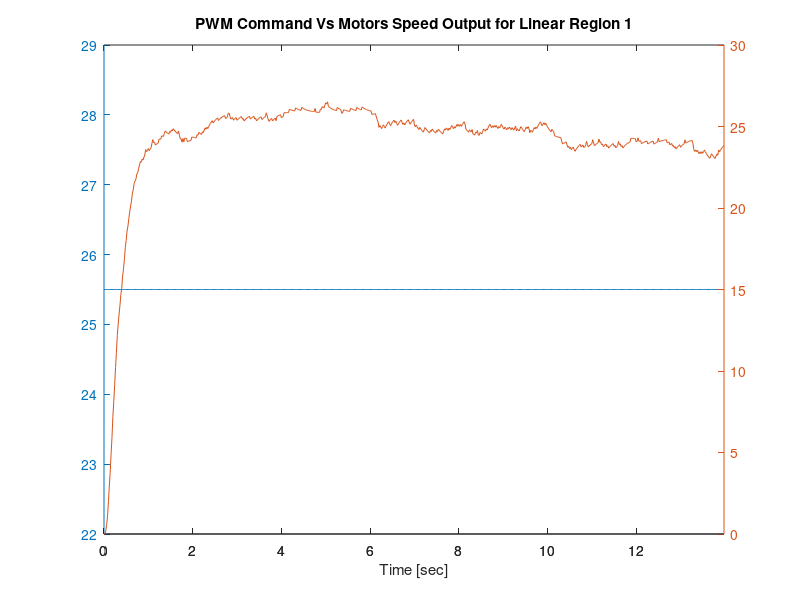

The MATLAB script that drew this image:

%BookTitle: Digital Twin Development and Deployment On Cloud Using Matlab
%SimScape
%Chapter: 9
%Section: 5
%Authors: Nassim Khaled and Bibin Pattel
%Last Modified: 09/10/2019

clc
clear all

%% Initialize the Simscape Motor Plant Tunable Parameters

ET_Armature_Resistance = 0.1;
ET_Armature_Inductance = 0;
ET_Back_EMF_Constant = 0.1;

M_Rotor_Inertia = 0;
M_Rotor_Damping = 0;
M_Initial_Rotor_Speed = 0;

%% Load the Open Loop PWM Sweep Data from Section 9.3

load Chapter_9_Section_3_1_System_ID_Data.mat

%% Separate the Data into Three Regions

%% Linear Region 1

% Save the PWM_Input and Filtered Motor Speed data without Time data
% into temporary variable

time = PWM_Input(:,1);
pwm_input_data = PWM_Input(:,2);
filtered_motor_speed_data = Motor_Speed_RPM_Filtered(:,2);

% From time T = 0 to 700 is the data for Linear Region 1.
% Extract that data and store into a time series data array

PWM_Input_Linear_Region_1 = [time(1:700)-time(1), pwm_input_data(1:700)];

Motor_Speed_RPM_Filtered_Linear_Region_1 = [time(1:700)-time(1), filtered_motor_speed_data(1:700)];

% Plot the Data

[hAx,hLine1,hLine2] = plotyy(PWM_Input_Linear_Region_1(:,1),PWM_Input_Linear_Region_1(:,2),Motor_Speed_RPM_Filtered_Linear_Region_1(:,1),Motor_Speed_RPM_Filtered_Linear_Region_1(:,2));
title('PWM Command Vs Motors Speed Output for Linear Region 1')
xlabel('Time [sec]')
